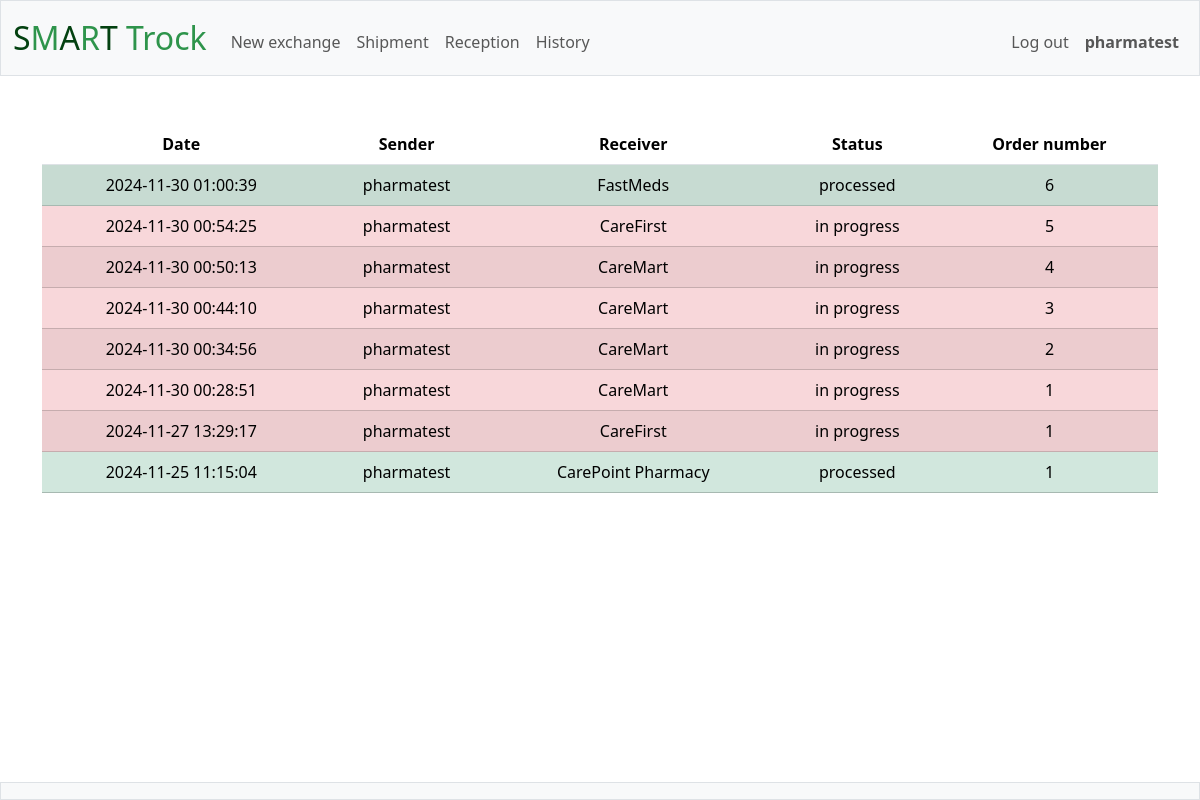
Screenshot of /history (signed in) with the database file from the repository.
### tables this page shows
CREATE TABLE orders (
    id INTEGER PRIMARY KEY AUTOINCREMENT,
    order_number INTEGER NOT NULL,
    order_date TEXT NOT NULL,
    order_datetime TEXT NOT NULL,
    order_info TEXT NOT NULL,
    sender INTEGER NOT NULL,
    receiver INTEGER NOT NULL,
    processing BOOLEAN NOT NULL DEFAULT 0,
    FOREIGN KEY (sender) REFERENCES client (id_client),
    FOREIGN KEY (receiver) REFERENCES client (id_client)
);

CREATE TABLE client (
id_client INTEGER PRIMARY KEY AUTOINCREMENT NOT NULL,
number_client INT NOT NULL UNIQUE,
name TEXT NOT NULL UNIQUE,
address TEXT NOT NULL,
city TEXT NOT NULL,
postal TEXT NOT NULL
);

### app.py (the view)
@app.route("/history", methods=["GET"])
@login_required
def history():
    if session.get("username") == "Service Client":
        flash("You do not have permission to access this page.","danger")
        return redirect("/scan")  # Redirect unauthorized users
    exchanges = []
    user_id = session["user_id"]
    id_client = db.execute ("SELECT us_id_client FROM users WHERE us_id_users = ?", (user_id))
    id_client = id_client[0]["us_id_client"]
    try:
        rows = db.execute("""SELECT r.name as receiver, s.name as sender, order_datetime, processing, order_number
                        FROM orders
                        JOIN client r ON r.id_client = orders.receiver
                        JOIN client s ON s.id_client = orders.sender
                        WHERE receiver = ? OR sender = ? ORDER BY order_datetime DESC""", id_client, id_client)
        for row in rows:
            sender = row["sender"]
            receiver = row["receiver"]
            order_datetime = row["order_datetime"]
            processing = row["processing"]
            order_number = row["order_number"]
            exchanges.append({"sender" : sender, "receiver" : receiver, "order_datetime" : order_datetime, "processing" : processing, "order_number" : order_number })
        return render_template("history.html", exchanges = exchanges)
    except:
        return apology ("No valid client")

### app.py (called while the page is built)
@app.after_request
def after_request(response):
    response.headers["Cache-Control"] = "no-cache, no-store, must-revalidate"
    response.headers["Expires"] = 0
    response.headers["Pragma"] = "no-cache"
    return response

### helpers.py (called while the page is built)
def login_required(f):
    @wraps(f)
    def decorated_function(*args, **kwargs):
        if session.get("user_id") is None:
            return redirect("/login")
        return f(*args, **kwargs)
    return decorated_function

### templates/history.html (shortened to what this page needs)
{% extends "layout.html" %}
{% block main %}
<table id="history-table" class="table table-striped">
    <thead>
        <tr>
            <th class="text-center">Date</th>
            <th class="text-center">Sender</th>
            <th class="text-center">Receiver</th>
            <th class="text-center">Status</th>
            <th class="text-center">Order number</th>
        </tr>
    </thead>
    <tbody>
        {% for exchange in exchanges %}
        <tr class="{% if exchange.processing == 1 %}table-success{% else %}table-danger{% endif %}">
            <td class="text-center">  {{ exchange.order_datetime }}  </td>
            <td class="text-center">  {{ exchange.sender }}  </td>
            <td class="text-center">  {{ exchange.receiver }}  </td>
            <td class="text-center">  {% if exchange.processing == 1 %}processed{% else %}in progress{% endif %} </td>
            <td class="text-center">  {{ exchange.order_number }}  </td>
        </tr>
        {% endfor %}
    </tbody>
</table>
{% endblock %}

### templates/layout.html (shortened to what this page needs)
<!DOCTYPE html>
<html lang="en" class="h-100">
    <head>
        <link href="https://cdn.jsdelivr.net/npm/bootstrap@5.3.3/dist/css/bootstrap.min.css" rel="stylesheet">
        <link rel="stylesheet" href="https://cdn.datatables.net/2.1.8/css/dataTables.bootstrap5.css">
        <link href="/static/styles.css" rel="stylesheet">
    </head>
    <body class ="d-flex flex-column h-100">
        <nav class="bg-light border navbar navbar-expand-md navbar-light">
            <div class="container-fluid">
                <a class="navbar-brand" href="/"><span class="greendark">S</span><span class="green">M</span><span class="greendark">A</span><span class="green">R</span><span class="greendark">T</span> <span class="green">Trock</span></a>
                <div class="collapse navbar-collapse" id="navbar">
                    {% if session["user_id"] and session["username"] != "Service Client" %}
                        <ul class="navbar-nav me-auto mt-2">
                            <li class="nav-item"><a class="nav-link" href="/exchange">New exchange</a></li>
                            <li class="nav-item"><a class="nav-link" href="/sending">Shipment</a></li>
                            <li class="nav-item"><a class="nav-link" href="/reception">Reception</a></li>
                            <li class="nav-item"><a class="nav-link" href="/history">History</a></li>
                        </ul>
                    {% elif session["user_id"] and session["username"] == "Service Client" %}
                        <ul class="navbar-nav me-auto mt-2">
                            <li class="nav-item"><a class="nav-link" href="/scan">Scan</a></li>
                            <li class="nav-item"><a class="nav-link" href="/research">Research</a></li>
                        </ul>
                    {% endif %}
                    {% if session["user_id"] %}
                        <ul class="navbar-nav ms-auto mt-2">
                            <li class="nav-item"><a class="nav-link" href="/logout">Log out</a></li>
                            <li class="nav-item"><a class="nav-link"><b>{{session["username"] }}</b></a></li>
                        </ul>
                    {% else %}
                        <ul class="navbar-nav ms-auto mt-2">
                            <li class="nav-item"><a class="nav-link" href="/register">Register</a></li>
                            <li class="nav-item"><a class="nav-link" href="/login">Log in</a></li>
                        </ul>
                    {% endif %}
                </div>
            </div>
        </nav>
        <main class="container py-5 text-center">
            {% block main %}{% endblock %}
        </main>
        <footer class="bg-light border navbar navbar-expand-md navbar-light mt-auto">
        </footer>
        </body>
</html>

### static/styles.css (style rules this page uses)
nav .navbar-brand { font-size: xx-large; }
nav .navbar-brand .green { color: #2e944b; }
nav .navbar-brand .greendark { color: #034110 }

### rows the page displays
orders: order_datetime "2024-11-30 01:00:39", sender "pharmatest", receiver "FastMeds", processing "processed", order_number "6"
orders: order_datetime "2024-11-30 00:54:25", sender "pharmatest", receiver "CareFirst", processing "in progress", order_number "5"
orders: order_datetime "2024-11-30 00:50:13", sender "pharmatest", receiver "CareMart", processing "in progress", order_number "4"
orders: order_datetime "2024-11-30 00:44:10", sender "pharmatest", receiver "CareMart", processing "in progress", order_number "3"
orders: order_datetime "2024-11-30 00:34:56", sender "pharmatest", receiver "CareMart", processing "in progress", order_number "2"
orders: order_datetime "2024-11-30 00:28:51", sender "pharmatest", receiver "CareMart", processing "in progress", order_number "1"
orders: order_datetime "2024-11-27 13:29:17", sender "pharmatest", receiver "CareFirst", processing "in progress", order_number "1"
orders: order_datetime "2024-11-25 11:15:04", sender "pharmatest", receiver "CarePoint Pharmacy", processing "processed", order_number "1"

### other values shown
{{ session["username"] }} "pharmatest"
